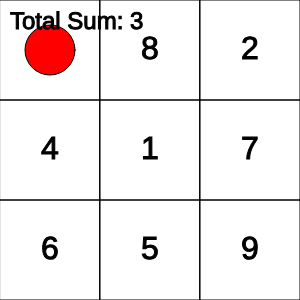
Frame 1 (no input)
Frame 60 (no input): identical to frame 1, image omitted
Frame 120 (the mouse pressed at the canvas centre since frame 60): identical to frame 1, image omitted

The p5.js sketch that drew this single still picture (run headless with seeded random() and noise() and a simulated clock; from frame 60 on, the mouse is pressed at the canvas centre):

// p5.js sketch
// ── sketch.js
let maze = [
  [3, 8, 2],
  [4, 1, 7],
  [6, 5, 9]
];
let mazeSize = 3;
let cellSize = 100;
let playerX = 0;
let playerY = 0;
let totalSum = 0;

function setup() {
  createCanvas(mazeSize * cellSize, mazeSize * cellSize);
  totalSum = maze[playerY][playerX]; // Mulai dari angka awal di posisi (0, 0)
}

function draw() {
  background(255);
  drawMaze();
  drawPlayer();
  drawTotalSum();
}

function drawMaze() {
  for (let i = 0; i < mazeSize; i++) {
    for (let j = 0; j < mazeSize; j++) {
      let x = j * cellSize;
      let y = i * cellSize;
      stroke(0);
      noFill();
      rect(x, y, cellSize, cellSize);
      fill(0);
      textAlign(CENTER, CENTER);
      textSize(32);
      text(maze[i][j], x + cellSize / 2, y + cellSize / 2);
    }
  }
}

function drawPlayer() {
  fill(255, 0, 0);
  ellipse(playerX * cellSize + cellSize / 2, playerY * cellSize + cellSize / 2, cellSize / 2);
}

function drawTotalSum() {
  fill(0);
  textSize(24);
  textAlign(LEFT, TOP);
  text("Total Sum: " + totalSum, 10, 10);
}

function keyPressed() {
  let nextX = playerX;
  let nextY = playerY;

  if (keyCode === UP_ARROW && playerY > 0) {
    nextY--;
  } else if (keyCode === DOWN_ARROW && playerY < mazeSize - 1) {
    nextY++;
  } else if (keyCode === LEFT_ARROW && playerX > 0) {
    nextX--;
  } else if (keyCode === RIGHT_ARROW && playerX < mazeSize - 1) {
    nextX++;
  }

  if (nextX !== playerX || nextY !== playerY) {
    let currentNum = maze[playerY][playerX];
    let nextNum = maze[nextY][nextX];
    
    totalSum += nextNum;
    playerX = nextX;
    playerY = nextY;
  }
}
